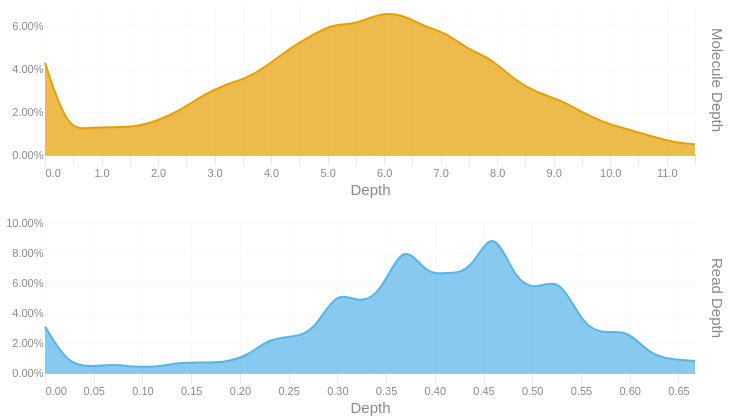

Notebook code cell kept with this figure:
### Code cell
readdep = depth_hist(tb['Read Depth'], q99, 3)
readdep = readdep.with_columns(pl.lit('Read Depth').alias('Metric'))
if not SKIPLR:
    moldep = depth_hist(tb['Molecule Depth'], mol_q99, 1)
    moldep = moldep.with_columns(pl.lit('Molecule Depth').alias('Metric'))
    _hist = pl.concat([readdep, moldep])
    _hist = _hist.filter(pl.col('Proportion') != 0)
    with SafeRender(_hist):
        (
            alt.Chart(_hist)        
            .mark_area(interpolate = "basis")
            .encode(
                x=alt.X('Bin:Q').scale(domainMin=0).axis(alt.Axis(title='Depth')),
                y = alt.Y('Proportion:Q', title = None).axis(format = '.2%'),
                color = alt.Color('Metric:N').legend(None),
                row = alt.Row("Metric:N").header(title = None, labelOrient = 'right'),
                tooltip = [
                    alt.Tooltip("Metric:N", title = "Metric"),
                    alt.Tooltip('Interval:N', title = "Depth Interval"),
                    alt.Tooltip('Proportion:Q', title = "% Alignments").format('.2%')
                ]
            )
            .resolve_scale(x='independent', y='independent')
            .properties(
                height = 150, width = 650,
                usermeta={'embedOptions': {'downloadFileName': f'{samplename}.depth.hist'}}
            )
        ).display()
else:
    readdep = readdep.filter(pl.col('Proportion') != 0)
    with SafeRender(readdep):
        (
            alt.Chart(readdep)        
            .mark_area(interpolate = "basis")
            .encode(
                x=alt.X('Bin:Q').scale(domainMin=0).axis(alt.Axis(title='Depth')),
                y = alt.Y('Proportion:Q', title = None).axis(format = '.2%'),
                tooltip = [
                    alt.Tooltip('Interval:N', title = "Depth Interval"),
                    alt.Tooltip('Proportion:Q', title = "% Alignments").format('.2%')
                ]
            )
            .properties(
                usermeta={'embedOptions': {'downloadFileName': f'{samplename}.depth.hist'}}
            )
        ).display()

### Figure 1 — Vega-Lite specification as saved in the notebook (floating-point values rounded to 4 significant figures)
{"width": 650, "height": 150, "config": {"title": {"anchor": "start", "dy": -15, "fontSize": 18, "color": "#888888", "subtitleColor": "#888888", "subtitleFontSize": 14}, "arc": {"fill": "#0072B2"}, "axis": {"domainColor": "#888888", "domainWidth": 0.5, "gridWidth": 0.2, "grid": false, "titleFontWeight": 400, "titleFontSize": 15, "labelFontSize": 11, "labelColor": "#888888", "tickColor": "#888888", "tickWidth": 0.2, "titleColor": "#888888"}, "axisBand": {"grid": false}, "axisX": {"grid": true, "tickSize": 10, "domainCap": "round"}, "axisY": {"domain": false, "grid": true, "tickSize": 0, "domainCap": "round"}, "background": "transparent", "header": {"labelFontSize": 15, "labelColor": "#888888", "titleFontSize": 15, "titleFontWeight": 600, "titleColor": "#888888"}, "legend": {"labelFont": "sans-serif", "labelFontSize": 12, "labelColor": "#888888", "symbolSize": 100, "symbolType": "circle", "titleFontSize": 12, "titlePadding": 10, "titleColor": "#888888", "title": null}, "range": {"category": ["#E69F00", "#56B4E9", "#009E73", "#F0E442", "#0072B2", "#D55E00", "#CC79A7", "#000000"], "diverging": ["#cfe8f3", "#a2d4ec", "#73bfe2", "#46abdb", "#1696d2", "#12719e"]}, "area": {"fill": "#0072B2", "fillOpacity": 0.7, "line": true, "strokeOpacity": 0.7}, "line": {"color": "#0072B2", "stroke": "#0072B2", "strokeWidth": 2}, "trail": {"color": "#0072B2", "stroke": "#0072B2", "strokeWidth": 0, "size": 1}, "point": {"filled": true, "fillOpacity": 1.0, "size": 95}, "text": {"color": "#888888", "fontSize": 11, "align": "right", "fontWeight": 400, "size": 11}, "bar": {"fill": "#0072B2", "stroke": null}, "view": {"stroke": null, "continuousWidth": 660, "continuousHeight": 400}}, "data": {"name": "data-b114c11d1a0dc887e0e379965b2eec8e"}, "mark": {"type": "area", "interpolate": "basis"}, "encoding": {"color": {"field": "Metric", "legend": null, "type": "nominal"}, "row": {"field": "Metric", "header": {"title": null, "labelOrient": "right"}, "type": "nominal"}, "tooltip": [{"field": "Metric", "title": "Metric", "type": "nominal"}, {"field": "Interval", "title": "Depth Interval", "type": "nominal"}, {"field": "Proportion", "format": ".2%", "title": "% Alignments", "type": "quantitative"}], "x": {"axis": {"title": "Depth"}, "field": "Bin", "scale": {"domainMin": 0}, "type": "quantitative"}, "y": {"axis": {"format": ".2%"}, "field": "Proportion", "title": null, "type": "quantitative"}}, "resolve": {"scale": {"x": "independent", "y": "independent"}}, "usermeta": {"embedOptions": {"downloadFileName": "S3_Annapolis_281.depth.hist"}}, "$schema": "https://vega.github.io/schema/vega-lite/v6.1.0.json", "datasets": {"data-b114c11d1a0dc887e0e379965b2eec8e": [{"Bin": 0.0, "Interval": "0.0-0.023", "Proportion": 0.031, "Metric": "Read Depth"}, {"Bin": 0.023, "Interval": "0.023-0.046", "Proportion": 0.006, "Metric": "Read Depth"}, {"Bin": 0.046, "Interval": "0.046-0.069", "Proportion": 0.004, "Metric": "Read Depth"}, {"Bin": 0.069, "Interval": "0.069-0.092", "Proportion": 0.006, "Metric": "Read Depth"}, {"Bin": 0.092, "Interval": "0.092-0.115", "Proportion": 0.004, "Metric": "Read Depth"}, {"Bin": 0.115, "Interval": "0.115-0.138", "Proportion": 0.004, "Metric": "Read Depth"}, {"Bin": 0.138, "Interval": "0.138-0.161", "Proportion": 0.007, "Metric": "Read Depth"}, {"Bin": 0.161, "Interval": "0.161-0.184", "Proportion": 0.007, "Metric": "Read Depth"}, {"Bin": 0.184, "Interval": "0.184-0.207", "Proportion": 0.007, "Metric": "Read Depth"}, {"Bin": 0.207, "Interval": "0.207-0.23", "Proportion": 0.011, "Metric": "Read Depth"}, {"Bin": 0.23, "Interval": "0.23-0.253", "Proportion": 0.023, "Metric": "Read Depth"}, {"Bin": 0.253, "Interval": "0.253-0.276", "Proportion": 0.024, "Metric": "Read Depth"}, {"Bin": 0.276, "Interval": "0.276-0.299", "Proportion": 0.027, "Metric": "Read Depth"}, {"Bin": 0.299, "Interval": "0.299-0.322", "Proportion": 0.056, "Metric": "Read Depth"}, {"Bin": 0.322, "Interval": "0.322-0.345", "Proportion": 0.046, "Metric": "Read Depth"}, {"Bin": 0.345, "Interval": "0.345-0.368", "Proportion": 0.053, "Metric": "Read Depth"}, {"Bin": 0.368, "Interval": "0.368-0.391", "Proportion": 0.089, "Metric": "Read Depth"}, {"Bin": 0.391, "Interval": "0.391-0.414", "Proportion": 0.065, "Metric": "Read Depth"}, {"Bin": 0.414, "Interval": "0.414-0.437", "Proportion": 0.067, "Metric": "Read Depth"}, {"Bin": 0.437, "Interval": "0.437-0.46", "Proportion": 0.067, "Metric": "Read Depth"}, {"Bin": 0.46, "Interval": "0.46-0.483", "Proportion": 0.1, "Metric": "Read Depth"}, {"Bin": 0.483, "Interval": "0.483-0.506", "Proportion": 0.06, "Metric": "Read Depth"}, {"Bin": 0.506, "Interval": "0.506-0.529", "Proportion": 0.056, "Metric": "Read Depth"}, {"Bin": 0.529, "Interval": "0.529-0.552", "Proportion": 0.064, "Metric": "Read Depth"}, {"Bin": 0.552, "Interval": "0.552-0.575", "Proportion": 0.031, "Metric": "Read Depth"}, {"Bin": 0.575, "Interval": "0.575-0.598", "Proportion": 0.026, "Metric": "Read Depth"}, {"Bin": 0.598, "Interval": "0.598-0.621", "Proportion": 0.029, "Metric": "Read Depth"}, {"Bin": 0.621, "Interval": "0.621-0.644", "Proportion": 0.012, "Metric": "Read Depth"}, {"Bin": 0.644, "Interval": "0.644-0.667", "Proportion": 0.009, "Metric": "Read Depth"}, {"Bin": 0.667, "Interval": "0.667-0.69", "Proportion": 0.008, "Metric": "Read Depth"}, {"Bin": 0.0, "Interval": "0.0-0.4", "Proportion": 0.043, "Metric": "Molecule Depth"}, {"Bin": 0.4, "Interval": "0.4-0.8", "Proportion": 0.011, "Metric": "Molecule Depth"}, {"Bin": 0.8, "Interval": "0.8-1.2", "Proportion": 0.013, "Metric": "Molecule Depth"}, {"Bin": 1.2, "Interval": "1.2-1.6", "Proportion": 0.013, "Metric": "Molecule Depth"}, {"Bin": 1.6, "Interval": "1.6-2.0", "Proportion": 0.013, "Metric": "Molecule Depth"}, {"Bin": 2.0, "Interval": "2.0-2.4", "Proportion": 0.016, "Metric": "Molecule Depth"}, {"Bin": 2.4, "Interval": "2.4-2.8", "Proportion": 0.021, "Metric": "Molecule Depth"}, {"Bin": 2.8, "Interval": "2.8-3.2", "Proportion": 0.028, "Metric": "Molecule Depth"}, {"Bin": 3.2, "Interval": "3.2-3.6", "Proportion": 0.033, "Metric": "Molecule Depth"}, {"Bin": 3.6, "Interval": "3.6-4.0", "Proportion": 0.036, "Metric": "Molecule Depth"}, {"Bin": 4.0, "Interval": "4.0-4.4", "Proportion": 0.043, "Metric": "Molecule Depth"}, {"Bin": 4.4, "Interval": "4.4-4.8", "Proportion": 0.051, "Metric": "Molecule Depth"}, {"Bin": 4.8, "Interval": "4.8-5.1", "Proportion": 0.057, "Metric": "Molecule Depth"}, {"Bin": 5.1, "Interval": "5.1-5.5", "Proportion": 0.061, "Metric": "Molecule Depth"}, {"Bin": 5.5, "Interval": "5.5-5.9", "Proportion": 0.061, "Metric": "Molecule Depth"}, {"Bin": 5.9, "Interval": "5.9-6.3", "Proportion": 0.066, "Metric": "Molecule Depth"}, {"Bin": 6.3, "Interval": "6.3-6.7", "Proportion": 0.066, "Metric": "Molecule Depth"}, {"Bin": 6.7, "Interval": "6.7-7.1", "Proportion": 0.06, "Metric": "Molecule Depth"}, {"Bin": 7.1, "Interval": "7.1-7.5", "Proportion": 0.057, "Metric": "Molecule Depth"}, {"Bin": 7.5, "Interval": "7.5-7.9", "Proportion": 0.049, "Metric": "Molecule Depth"}, {"Bin": 7.9, "Interval": "7.9-8.3", "Proportion": 0.045, "Metric": "Molecule Depth"}, {"Bin": 8.3, "Interval": "8.3-8.7", "Proportion": 0.035, "Metric": "Molecule Depth"}, {"Bin": 8.7, "Interval": "8.7-9.1", "Proportion": 0.029, "Metric": "Molecule Depth"}, {"Bin": 9.1, "Interval": "9.1-9.5", "Proportion": 0.026, "Metric": "Molecule Depth"}, {"Bin": 9.5, "Interval": "9.5-9.9", "Proportion": 0.02, "Metric": "Molecule Depth"}, {"Bin": 9.9, "Interval": "9.9-10.3", "Proportion": 0.015, "Metric": "Molecule Depth"}, {"Bin": 10.3, "Interval": "10.3-10.7", "Proportion": 0.012, "Metric": "Molecule Depth"}, {"Bin": 10.7, "Interval": "10.7-11.1", "Proportion": 0.009, "Metric": "Molecule Depth"}, {"Bin": 11.1, "Interval": "11.1-11.5", "Proportion": 0.006, "Metric": "Molecule Depth"}, {"Bin": 11.5, "Interval": "11.5-11.88", "Proportion": 0.005, "Metric": "Molecule Depth"}]}}
